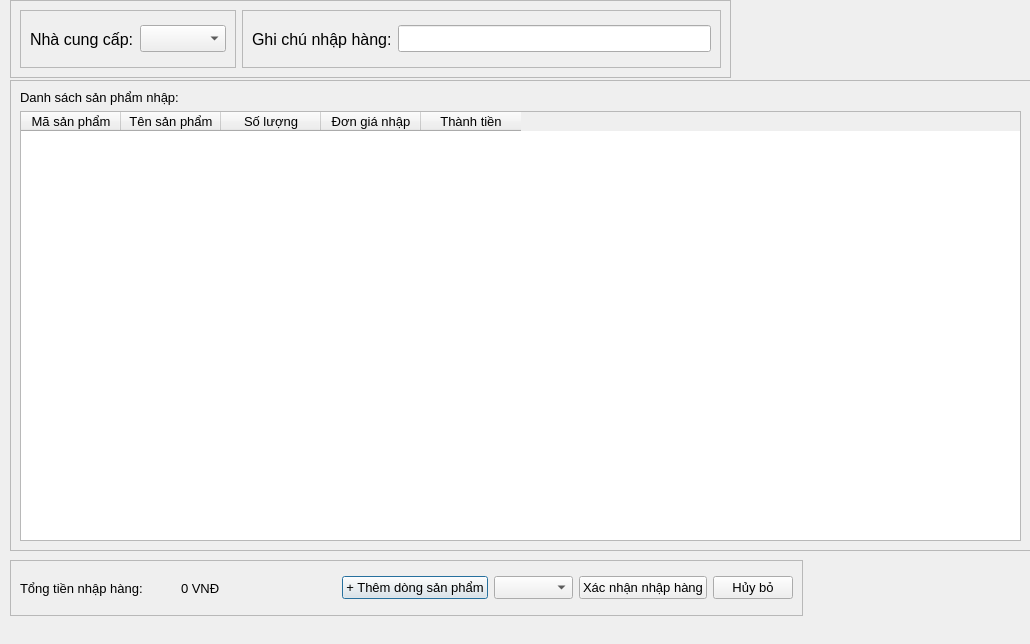
<?xml version="1.0" encoding="UTF-8"?>
<ui version="4.0">
 <class>CreateImportOrderDialog</class>
 <widget class="QDialog" name="CreateImportOrderDialog">
  <property name="geometry">
   <rect>
    <x>0</x>
    <y>0</y>
    <width>1030</width>
    <height>644</height>
   </rect>
  </property>
  <property name="windowTitle">
   <string>Tạo Phếu Nhập Hàng</string>
  </property>
  <widget class="QFrame" name="frame_5">
   <property name="geometry">
    <rect>
     <x>10</x>
     <y>560</y>
     <width>793</width>
     <height>56</height>
    </rect>
   </property>
   <property name="frameShape">
    <enum>QFrame::StyledPanel</enum>
   </property>
   <property name="frameShadow">
    <enum>QFrame::Raised</enum>
   </property>
   <layout class="QHBoxLayout" name="horizontalLayout_5">
    <item>
     <layout class="QHBoxLayout" name="totalLayout">
      <item>
       <widget class="QLabel" name="lblTotalText">
        <property name="font">
         <font>
          <pointsize>10</pointsize>
         </font>
        </property>
        <property name="text">
         <string>Tổng tiền nhập hàng:</string>
        </property>
       </widget>
      </item>
      <item>
       <widget class="QLabel" name="lblTotalAmount">
        <property name="font">
         <font>
          <pointsize>10</pointsize>
         </font>
        </property>
        <property name="text">
         <string>0 VNĐ</string>
        </property>
       </widget>
      </item>
     </layout>
    </item>
    <item>
     <layout class="QHBoxLayout" name="horizontalLayout_4">
      <item>
       <widget class="QPushButton" name="btnAddProductRow">
        <property name="font">
         <font>
          <pointsize>10</pointsize>
         </font>
        </property>
        <property name="text">
         <string>+ Thêm dòng sản phẩm</string>
        </property>
       </widget>
      </item>
      <item>
       <widget class="QComboBox" name="cbothemsp">
        <property name="font">
         <font>
          <pointsize>10</pointsize>
         </font>
        </property>
        <property name="currentText">
         <string/>
        </property>
       </widget>
      </item>
      <item>
       <widget class="QPushButton" name="btnSave">
        <property name="font">
         <font>
          <pointsize>10</pointsize>
         </font>
        </property>
        <property name="text">
         <string>Xác nhận nhập hàng</string>
        </property>
       </widget>
      </item>
      <item>
       <widget class="QPushButton" name="btnCancel">
        <property name="font">
         <font>
          <pointsize>10</pointsize>
         </font>
        </property>
        <property name="text">
         <string>Hủy bỏ</string>
        </property>
       </widget>
      </item>
     </layout>
    </item>
   </layout>
  </widget>
  <widget class="QFrame" name="frame_3">
   <property name="geometry">
    <rect>
     <x>10</x>
     <y>80</y>
     <width>1021</width>
     <height>471</height>
    </rect>
   </property>
   <property name="frameShape">
    <enum>QFrame::StyledPanel</enum>
   </property>
   <property name="frameShadow">
    <enum>QFrame::Raised</enum>
   </property>
   <layout class="QVBoxLayout" name="verticalLayout">
    <item>
     <widget class="QLabel" name="lblDetailTitle">
      <property name="font">
       <font>
        <pointsize>10</pointsize>
       </font>
      </property>
      <property name="text">
       <string>Danh sách sản phẩm nhập:</string>
      </property>
     </widget>
    </item>
    <item>
     <widget class="QTableWidget" name="tblImportDetails">
      <property name="font">
       <font>
        <pointsize>10</pointsize>
       </font>
      </property>
      <column>
       <property name="text">
        <string>Mã sản phẩm</string>
       </property>
      </column>
      <column>
       <property name="text">
        <string>Tên sản phẩm</string>
       </property>
      </column>
      <column>
       <property name="text">
        <string>Số lượng</string>
       </property>
      </column>
      <column>
       <property name="text">
        <string>Đơn giá nhập</string>
       </property>
      </column>
      <column>
       <property name="text">
        <string>Thành tiền</string>
       </property>
      </column>
     </widget>
    </item>
   </layout>
  </widget>
  <widget class="QFrame" name="frame_4">
   <property name="geometry">
    <rect>
     <x>10</x>
     <y>0</y>
     <width>721</width>
     <height>78</height>
    </rect>
   </property>
   <property name="frameShape">
    <enum>QFrame::StyledPanel</enum>
   </property>
   <property name="frameShadow">
    <enum>QFrame::Raised</enum>
   </property>
   <layout class="QHBoxLayout" name="horizontalLayout_3">
    <item>
     <widget class="QFrame" name="frame">
      <property name="frameShape">
       <enum>QFrame::StyledPanel</enum>
      </property>
      <property name="frameShadow">
       <enum>QFrame::Raised</enum>
      </property>
      <layout class="QHBoxLayout" name="horizontalLayout">
       <item>
        <widget class="QLabel" name="lblSupplier">
         <property name="font">
          <font>
           <pointsize>12</pointsize>
          </font>
         </property>
         <property name="text">
          <string>Nhà cung cấp:</string>
         </property>
         <property name="textFormat">
          <enum>Qt::PlainText</enum>
         </property>
        </widget>
       </item>
       <item>
        <widget class="QComboBox" name="cboSupplier">
         <property name="font">
          <font>
           <pointsize>12</pointsize>
          </font>
         </property>
        </widget>
       </item>
      </layout>
     </widget>
    </item>
    <item>
     <widget class="QFrame" name="frame_2">
      <property name="frameShape">
       <enum>QFrame::StyledPanel</enum>
      </property>
      <property name="frameShadow">
       <enum>QFrame::Raised</enum>
      </property>
      <layout class="QHBoxLayout" name="horizontalLayout_2">
       <item>
        <widget class="QLabel" name="lblNote">
         <property name="font">
          <font>
           <pointsize>12</pointsize>
          </font>
         </property>
         <property name="text">
          <string>Ghi chú nhập hàng:</string>
         </property>
        </widget>
       </item>
       <item>
        <widget class="QLineEdit" name="txtNote">
         <property name="font">
          <font>
           <pointsize>12</pointsize>
          </font>
         </property>
        </widget>
       </item>
      </layout>
     </widget>
    </item>
   </layout>
  </widget>
 </widget>
 <resources/>
 <connections/>
</ui>
